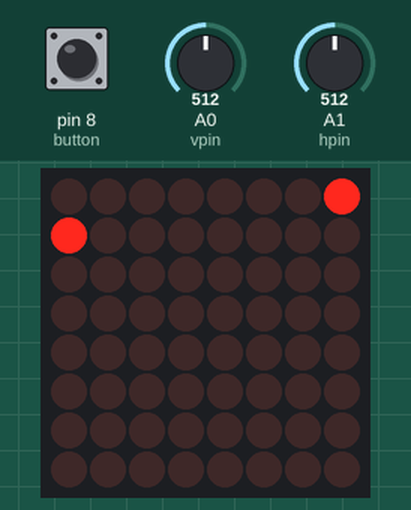
Simulated run of this sketch. Board: Arduino Uno, built with avr-gcc and run on an emulated ATmega328P. Parts: 8×8 LED matrix. The inputs (shaded band) are chosen by the test bench; at power-on: A0 (vpin) = 512, A1 (hpin) = 512, pin 8 (button) HIGH. Random numbers use the default seed unless the sketch sets one.

Above: at 1.4 s.
1.5 s: A0 (vpin) set to 716
At 2.0 s:
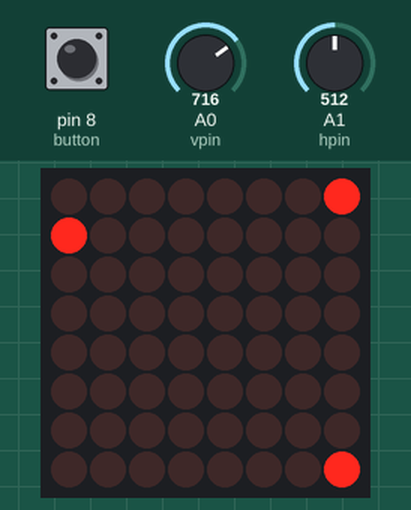
4.5 s: A1 (hpin) set to 716
At 5.4 s:
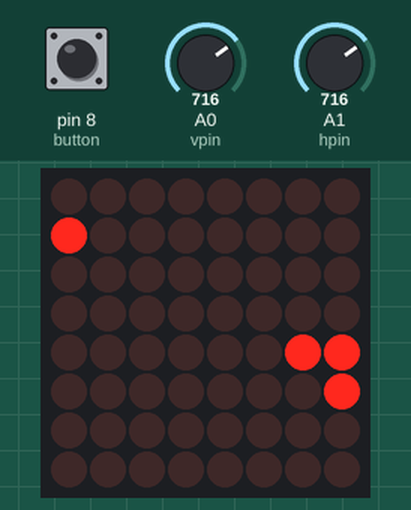
7.5 s: A1 (hpin) set to 511
At 8.6 s:
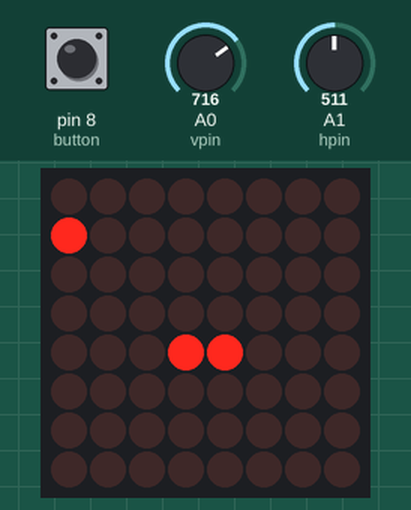
10.5 s: A1 (hpin) set to 810
At 11.6 s:
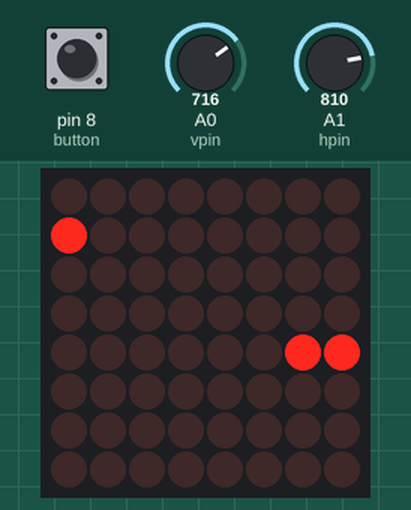
13.5 s: A1 (hpin) set to 502
At 14.2 s:
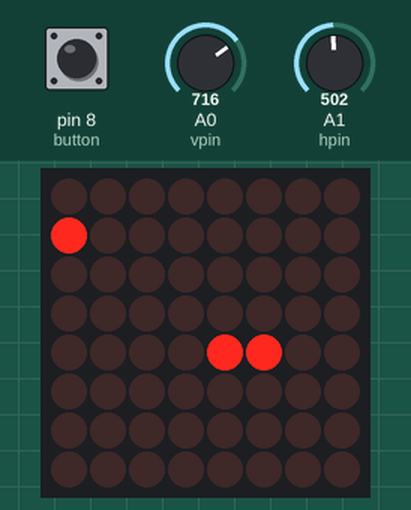
16.5 s: A1 (hpin) set to 522
At 17.1 s:
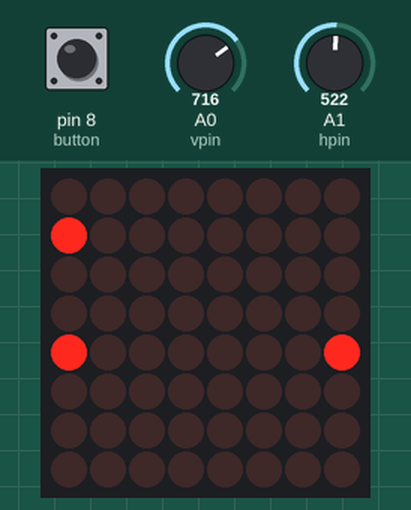
Timing chart, 0 to 19.5 s (numbered marks = the images above; inputs shaded):
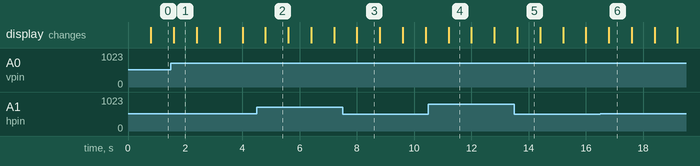

Measured:
- after the input at 1.5 s, the display: changes after 0.10 s (image 1)
- what the display in image 1 shows lasts 0.8 s, from 1.6 s to 2.4 s

The sketch:

sketch.ino
```cpp
#include <MD_MAX72xx.h>
#include <ezButton.h>

const byte data_pin = 11;
const byte chip_select_pin = 10;
const byte clock_pin = 13;
const byte max_devices = 1;

ezButton button(8);
int head_y = 0;
int head_x = 0;
int flag = 0;

int snake_x[64];
int snake_y[64];
int snake_length = 2;
long int current_time, prev_time = 0;
int threshold = 800;
String direction = "",prev_direction = "";
int max_x = 7, max_y = 7;

int food_x = random(0,8);
int food_y = random(0,8);

MD_MAX72XX matrix = MD_MAX72XX(MD_MAX72XX::PAROLA_HW, chip_select_pin, max_devices);
const byte vpin = A0;
const byte hpin = A1;

void setup() {
  Serial.begin(9600);
  matrix.begin();
  matrix.clear();
  button.setDebounceTime(25);
  matrix.setPoint(head_x, head_y, true);
}

void loop() {
  // Serial.print(analogRead(hpin));
  // Serial.print('\t');
  // Serial.println(analogRead(vpin));
  button.loop();
  current_time = millis();
  check_direction();
  if(current_time - prev_time >= threshold){
    prev_time = current_time;
    matrix.clear();
    move_sprite();
    update_snake();
    draw_sprites();
  }
  food_eat_check();

}

void window_check(){
  if(head_x > max_x) head_x = 0;
  else if(head_x < 0) head_x = max_x;
  else if(head_y > max_y) head_y = 0;
  else if(head_y < 0) head_y = max_y;
}

void check_direction(){
  if(analogRead(hpin)>512 && prev_direction != "right"){
    direction = "left";
  }
  else if(analogRead(hpin)<512 && prev_direction != "left"){
    direction = "right";
  }
  else if(analogRead(vpin)>512 && prev_direction != "down"){
    direction = "up";
  }
  else if(analogRead(vpin)<512 && prev_direction != "up"){
    direction = "down";
  }
  prev_direction = direction;
}

void move_sprite(){
  if(direction == "left") head_x++;
  else if(direction == "right") head_x--;
  else if(direction == "up") head_y--;
  else if(direction == "down") head_y++;
  window_check();
  if(button.isPressed()){
    Serial.println("the button is pressed");
    flag = 1;
  }
}

void draw_sprites(){
  matrix.setPoint(food_y, food_x, true);
  for(int i =0;i<=snake_length;i++){
    matrix.setPoint(snake_y[i],snake_x[i],true);
  }
}

void update_snake(){
  for(int i = snake_length;i>=0;i--){
    if(i!=0){
      snake_x[i] = snake_x[i-1];
      snake_y[i] = snake_y[i-1];
    }
    else{
      snake_x[i] = head_x;
      snake_y[i] = head_y;
    }
  }
}

void food_eat_check(){
  if(head_x == food_x && head_y == food_y){
    food_x = random(0,8);
    food_y = random(0,8);
    snake_length++;
    threshold = threshold-50;
    if(threshold < 100){
      threshold = 80;
    }
  }
}
```
